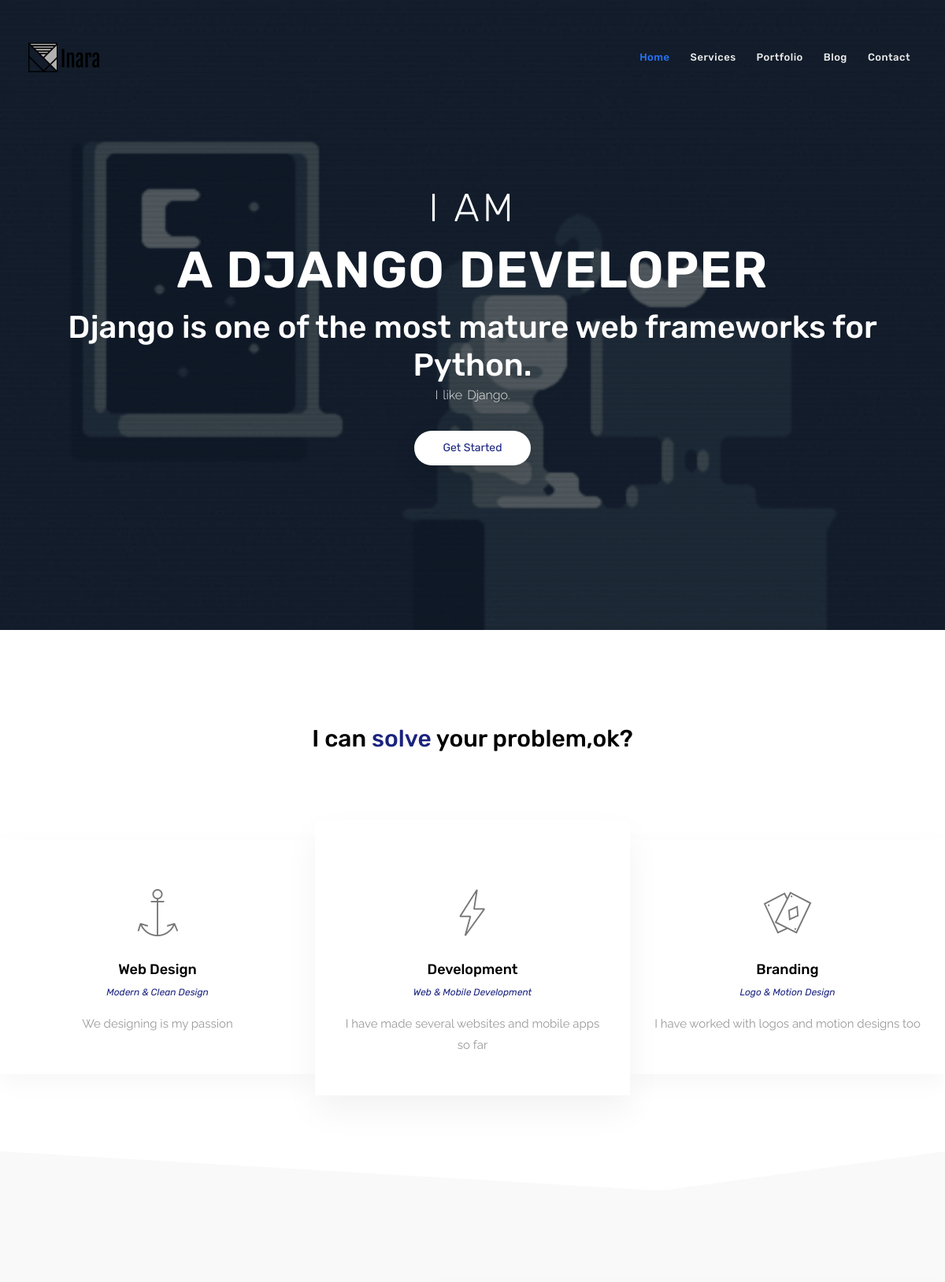
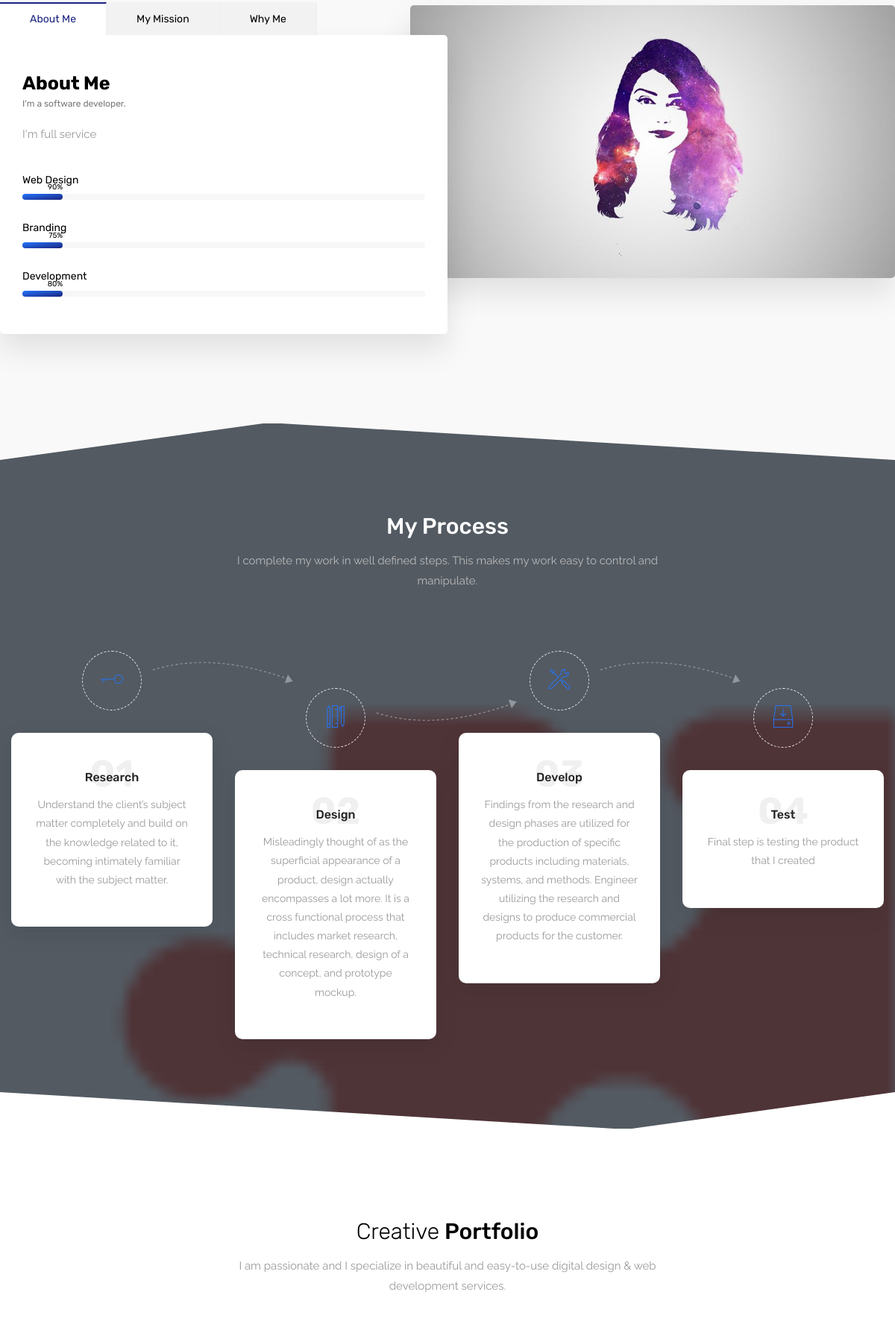
The page / (upper part) on the database its author committed (2 pictures, top to bottom).
### inaraApp/models.py (models this page shows, shortened)
class Home (models.Model):
    first = models.CharField(max_length=6, blank=True, null=False)
    second = models.CharField(max_length=18, blank=True, null=False)
    third = models.TextField(max_length=520, blank=True, null=True)
    fourth = models.TextField(max_length=520, blank=True, null=True)
    image = models.ImageField(upload_to='home/', blank=True, null=True)
    is_published = models.BooleanField(default=True)

class Hero (models.Model):
    title_one = models.CharField(max_length=30, blank=True, null=False)
    title_one_sub1 = models.CharField(max_length=30, blank=True, null=False)
    title_one_sub2 = models.CharField(max_length=30, blank=True, null=False)
    title_two =  models.TextField(max_length=520, blank=True, null=False)
    is_published = models.BooleanField(default=True)

class Abt (models.Model):
    t_one = models.CharField(max_length=30, blank=True, null=False)
    t_one_sub1 = models.CharField(max_length=30, blank=True, null=False)
    t_one_sub2 = models.CharField(max_length=30, blank=True, null=False)
    img = models.ImageField(upload_to='home/', blank=True, null=True)
    t_two =  models.TextField(max_length=520, blank=True, null=False)
    t_two_sub1 = models.CharField(max_length=30, blank=True, null=False)
    t_two_sub2 = models.TextField(max_length=520, blank=True, null=False)
    img1 = models.ImageField(upload_to='home/', blank=True, null=True)
    t_three = models.TextField(max_length=520, blank=True, null=False)
    t_three_sub1 = models.CharField(max_length=30, blank=True, null=False)
    t_three_sub2 = models.TextField(max_length=600, blank=True, null=False)
    img2 = models.ImageField(upload_to='home/', blank=True, null=True)
    img3 = models.ImageField(upload_to='home/', blank=True, null=True)
    img4 = models.ImageField(upload_to='home/', blank=True, null=True)
    quality1 = models.CharField(max_length=30, blank=True, null=False)
    quality2 = models.CharField(max_length=30, blank=True, null=False)
    quality3 = models.CharField(max_length=30, blank=True, null=False)
    is_published = models.BooleanField(default=True)

class Proc (models.Model):
    t1 = models.CharField(max_length=20, blank=True, null=False)
    d1 = models.TextField(max_length=520, blank=True, null=False)
    p1 = models.TextField(max_length=520, blank=True, null=True)
    p1_d= models.TextField(max_length=520, blank=True, null=True)
    p2 = models.TextField(max_length=520, blank=True, null=True)
    p2_d = models.TextField(max_length=520, blank=True, null=True)
    p3 = models.TextField(max_length=520, blank=True, null=True)
    p3_d = models.TextField(max_length=520, blank=True, null=True)
    p4 = models.TextField(max_length=520, blank=True, null=True)
    p4_d = models.TextField(max_length=520, blank=True, null=True)
    image = models.ImageField(upload_to='home/', blank=True, null=True)
    is_published = models.BooleanField(default=True)

class Works(models.Model):
    string = models.TextField(max_length=520, blank=True, null=True)
    image1 = models.ImageField(upload_to='home/', blank=True, null=True)
    image2 = models.ImageField(upload_to='home/', blank=True, null=True)
    image3 = models.ImageField(upload_to='home/', blank=True, null=True)
    image4 = models.ImageField(upload_to='home/', blank=True, null=True)
    image5 = models.ImageField(upload_to='home/', blank=True, null=True)
    is_published = models.BooleanField(default=True)

### inaraApp/views.py (the view)
# urls.py: path('', views.index, name='index'),
def index(request):
    home = Home.objects.all().filter(is_published=True)
    hero = Hero.objects.all().filter(is_published=True)
    abt = Abt.objects.all().filter(is_published=True)
    proc = Proc.objects.all().filter(is_published=True)
    whyus = Whyus.objects.all().filter(is_published=True)
    team = Team.objects.all().filter(is_published=True)
    works = Works.objects.all().filter(is_published = True)
    testi = Testi.objects.all().filter(is_published=True)
    blog = Blog.objects.all().filter(is_published=True)
    action = Callaction.objects.all().filter(is_published=True)
    post = Post.objects.all()
    context = {
        'home': home,
        'hero': hero,
        'abt': abt,
        'proc': proc,
        'whyus': whyus,
        'team': team,
        'works': works,
        'testi': testi,
        'blog': blog,
        'action': action,
        'post': post,
    }
    return render(request, 'index.html', context)

### templates/index.html (shortened to what this page needs)
{% load static %}
<!DOCTYPE html>
 <html lang="zxx">
 {% include 'head.html' %}
    <body>
        {% include 'navbar.html' %}
        {% include 'header.html' %}
        {% include 'hero.html' %}
        {% include 'process.html' %}
        {% include 'works.html' %}
    </body>
</html>

### templates/header.html
{% load static %}
{% block content %}
{% for home_blog in home %}
<header class="header valign bg-img" data-scroll-index="0" data-overlay-dark="7" data-background="{{ home_blog.image.url }}"  data-stellar-background-ratio="0.5">
    		<div class="container">
    			<div class="text-center caption mt-30">
                    <h4> {{ home_blog.first }}</h4>
                    <h1> {{ home_blog.second }} </h1>
                    <h2> {{home_blog.fourth}}</h2>
                    <div class="row">
                        <div class="offset-md-1 col-md-10 offset-lg-2 col-lg-8">
                            <p> {{ home_blog.third }} </p>
                        </div>
                    </div>
                    <a href="#0" class="butn butn-light mt-30">
                        <span>Get Started</span>
                    </a>
                </div>
    		</div>
    	</header>
    {% endfor %}
{% endblock %}

### templates/hero.html (shortened to what this page needs)
{% load static %}
{% block content %}
{% for hero_blog in hero %}
{% for about_blog in abt %}
<section class="hero" data-scroll-index="1">
            <div class="section-padding pos-re">
                <div class="container">
                    <div class="row">
                        <div class="offset-lg-2 col-lg-8 offset-md-1 col-md-10 text-center mb-80">
                            <h4 class="extra-title">{{ hero_blog.title_one }} <span>{{ hero_blog.title_one_sub1 }}</span> {{ hero_blog.title_one_sub2 }}</h4>
                        </div>
                        <div class="feat-item mb-md50 col-lg-4">
                            <div class="text-center">
                                <span class="icon icon-basic-anchor"></span>
                                <h5>Web Design</h5>
                                <h6>Modern & Clean Design</h6>
                                <p>We designing is my passion</p>
                            </div>
                        </div>
                        <div class="feat-item active mb-md50 col-lg-4">
                            <div class="text-center">
                                <span class="icon icon-basic-bolt"></span>
                                <h5>Development</h5>
                                <h6>Web & Mobile Development</h6>
                                <p>I have made several websites and mobile apps so far</p>
                            </div>
                        </div>
                        <div class="feat-item col-lg-4">
                            <div class="text-center">
                                <span class="icon icon-basic-cards-diamonds"></span>
                                <h5>Branding</h5>
                                <h6>Logo & Motion Design</h6>
                                <p>I have worked with logos and motion designs too</p>
                            </div>
                        </div>
                    </div>
                </div>
            </div>
            <div class="tabs-section section-padding bg-gray">
                <div class="container">
                    <div class="row">
                        <ul class="col-md-12 nav nav-pills tabs" id="pills-tab" role="tablist">
                            <li class="nav-item one active">
                                <a class="nav-link active" id="pills-home-tab" data-toggle="pill" href="#tab1" role="tab" aria-controls="tab1" aria-selected="true">{{ about_blog.t_one }}</a>
                            </li>
                            <li class="nav-item two">
                                <a class="nav-link" id="pills-profile-tab" data-toggle="pill" href="#tab2" role="tab" aria-controls="tab2" aria-selected="false">{{ about_blog.t_two }}</a>
                            </li>
                            <li class="nav-item three">
                                <a class="nav-link" id="pills-contact-tab" data-toggle="pill" href="#tab3" role="tab" aria-controls="tab3" aria-selected="false">{{ about_blog.t_three }}</a>
                            </li>
                        </ul>
                        <div class="tab-content col-lg-12" id="pills-tabContent">
                            <div class="tab-pane fade show active" id="tab1" role="tabpanel" aria-labelledby="pills-home-tab">
                                <div class="row">
                                    <div class="left col-lg-6">
                                        <div class="about box-white">
                                            <h5 class="title">{{ about_blog.t_one }}</h5>
                                            <h6 class="sub-title">{{ about_blog.t_one_sub1 }}</h6>
                                            <p>{{ about_blog.t_one_sub2 }}</p>
                                            <div class="skills mt-40">
                                                <div class="skill-item mb-30">
                                                    <h6>Web Design</h6>
                                                    <div class="skill-progress">
                                                        <div class="progres" data-value="90%"></div>
                                                    </div>
                                                </div>
                                                <div class="skill-item mb-30">
                                                    <h6>Branding</h6>
                                                    <div class="skill-progress">
                                                        <div class="progres" data-value="75%"></div>
                                                    </div>
                                                </div>
                                                <div class="skill-item">
                                                    <h6>Development</h6>
                                                    <div class="skill-progress">
                                                        <div class="progres" data-value="80%"></div>
                                                    </div>
                                                </div>
                                            </div>
                                        </div>
                                    </div>
                                    <div class="col-lg-6 image">
                                        <div class="img">
                                            <img src= "{{ about_blog.img.url }}" alt="">
                                        </div>
                                    </div>
                                </div>
                            </div>
                        </div>
                    </div>
                </div>
            </div>
        </section>
        {% endfor %}
    {% endfor %}
{% endblock %}

### templates/process.html (shortened to what this page needs)
{% load static %}
{% block content %}
{% for proc_blog in proc %}
<div class="process section-padding bg-img bg-fixed pos-re text-center" data-overlay-dark="7" data-background="{{ proc_blog.image.url }}">
            <div class="container">
                <div class="row">
                    <div class="section-head offset-md-2 col-md-8 offset-lg-3 col-lg-6">
                        <h4>{{ proc_blog.t1 }}</h4>
                        <p>{{ proc_blog.d1 }}</p>
                    </div>
                    <div class="col-lg-3 col-md-6">
                        <div class="item first mb-md50">
                            <img src= "{% static 'img/arrow.png' %}" class="tobotm"  alt="">
                            <span class="icon icon-basic-key"></span>
                            <div class="cont">
                                <h3>01</h3>
                                <h6>{{ proc_blog.p1 }}</h6>
                                <p>{{ proc_blog.p1_d }}</p>
                            </div>
                        </div>
                    </div>
                    <div class="col-lg-3 col-md-6">
                        <div class="item odd mb-md50">
                            <img src= "{% static 'img/arrow.png' %}" alt="">
                            <span class="icon icon-basic-pencil-ruler-pen"></span>
                            <div class="cont">
                                <h3>02</h3>
                                <h6>{{ proc_blog.p2 }}</h6>
                                <p>{{ proc_blog.p2_d }}</p>
                            </div>
                        </div>
                    </div>
                    <div class="col-lg-3 col-md-6">
                        <div class="item mb-sm50">
                             <img src= "{% static 'img/arrow.png' %} " class="tobotm"  alt="">
                            <span class="icon icon-basic-settings"></span>
                            <div class="cont">
                                <h3>03</h3>
                                <h6>{{ proc_blog.p3 }}</h6>
                                <p>{{ proc_blog.p3_d }}</p>
                            </div>
                        </div>
                    </div>
                    <div class="col-lg-3 col-md-6">
                        <div class="item odd">
                            <span class="icon icon-basic-server-download"></span>
                            <div class="cont">
                                <h3>04</h3>
                                <h6>{{ proc_blog.p4 }}</h6>
                                <p>{{ proc_blog.p4_d }}</p>
                            </div>
                        </div>
                    </div>
                </div>
            </div>
        </div>
    {% endfor %}
{% endblock %}

### templates/works.html (shortened to what this page needs)
{% load static %}
{% block content %}
{% for works in works %}
<section class="works section-padding" data-scroll-index="2">
            <div class="container">
                <div class="row">
                    <div class="section-head offset-md-2 col-md-8 offset-lg-3 col-lg-6">
                        <h4><span>Creative</span> Portfolio</h4>
                        <p>I am passionate and I specialize in beautiful and easy-to-use digital design & web development services.</p>
                    </div>
                </div>
            </div>
        </section>
    {% endfor %}
{% endblock %}

### rows shown on the page
Home: first "I AM", second "A DJANGO DEVELOPER", fourth "Django is one of the most mature web frameworks for Python.", third "I like Django."
Hero: title_one "I can", title_one_sub1 "solve", title_one_sub2 "your problem,ok?"
Abt: t_one "About Me", t_two "My Mission", t_three "Why Me", t_one_sub1 "I'm a software developer.", t_one_sub2 "I'm full service", img (picture)
Proc: t1 "My Process", d1 "I complete my work in well defined steps. This makes my work easy to control and manipulate.", p1 "Research", p1_d "Understand the client’s subject matter completely and build on the knowledge related to it, becoming intimately familiar with the subject matter.", p2 "Design", p2_d "Misleadingly thought of as the superficial appearance of a product, design actually encompasses a lot more. It is a cross functional process that includes market research, technical research, design of a concept, and prototype mockup.", p3 "Develop", p3_d "Findings from the research and design phases are utilized for the production of specific products including materials, systems, and methods. Engineer utilizing the research and designs to produce commercial products for the customer.", p4 "Test", p4_d "Final step is testing the product that I created"
